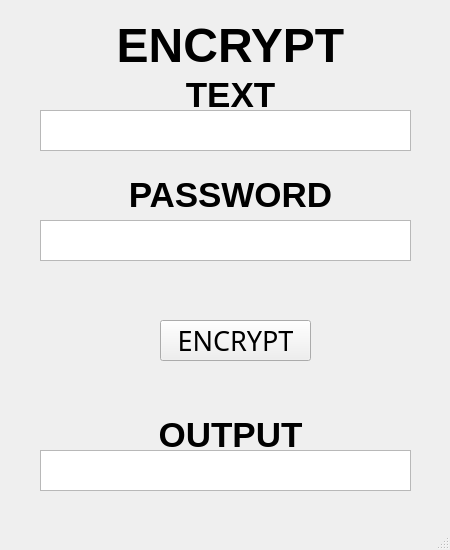
<?xml version="1.0" encoding="UTF-8"?>
<ui version="4.0">
 <class>MainWindow</class>
 <widget class="QMainWindow" name="MainWindow">
  <property name="geometry">
   <rect>
    <x>0</x>
    <y>0</y>
    <width>450</width>
    <height>550</height>
   </rect>
  </property>
  <property name="maximumSize">
   <size>
    <width>450</width>
    <height>550</height>
   </size>
  </property>
  <property name="windowTitle">
   <string>Encrypt</string>
  </property>
  <widget class="QWidget" name="centralwidget">
   <widget class="QTextEdit" name="enctext">
    <property name="geometry">
     <rect>
      <x>40</x>
      <y>110</y>
      <width>371</width>
      <height>41</height>
     </rect>
    </property>
   </widget>
   <widget class="QLabel" name="a4">
    <property name="geometry">
     <rect>
      <x>100</x>
      <y>60</y>
      <width>261</width>
      <height>71</height>
     </rect>
    </property>
    <property name="layoutDirection">
     <enum>Qt::LeftToRight</enum>
    </property>
    <property name="styleSheet">
     <string notr="true">font: 8pt &quot;Acme&quot;;</string>
    </property>
    <property name="text">
     <string>&lt;html&gt;&lt;head/&gt;&lt;body&gt;&lt;p align=&quot;center&quot;&gt;&lt;span style=&quot; font-size:26pt; font-weight:600;&quot;&gt;TEXT&lt;/span&gt;&lt;/p&gt;&lt;/body&gt;&lt;/html&gt;</string>
    </property>
   </widget>
   <widget class="QLabel" name="a6">
    <property name="geometry">
     <rect>
      <x>100</x>
      <y>400</y>
      <width>261</width>
      <height>71</height>
     </rect>
    </property>
    <property name="layoutDirection">
     <enum>Qt::LeftToRight</enum>
    </property>
    <property name="styleSheet">
     <string notr="true">font: 8pt &quot;Acme&quot;;</string>
    </property>
    <property name="text">
     <string>&lt;html&gt;&lt;head/&gt;&lt;body&gt;&lt;p align=&quot;center&quot;&gt;&lt;span style=&quot; font-size:26pt; font-weight:600;&quot;&gt;OUTPUT&lt;/span&gt;&lt;/p&gt;&lt;/body&gt;&lt;/html&gt;</string>
    </property>
   </widget>
   <widget class="QTextEdit" name="encpass">
    <property name="geometry">
     <rect>
      <x>40</x>
      <y>220</y>
      <width>371</width>
      <height>41</height>
     </rect>
    </property>
   </widget>
   <widget class="QTextEdit" name="encoutput">
    <property name="geometry">
     <rect>
      <x>40</x>
      <y>450</y>
      <width>371</width>
      <height>41</height>
     </rect>
    </property>
   </widget>
   <widget class="QLabel" name="enc">
    <property name="geometry">
     <rect>
      <x>100</x>
      <y>10</y>
      <width>261</width>
      <height>71</height>
     </rect>
    </property>
    <property name="layoutDirection">
     <enum>Qt::LeftToRight</enum>
    </property>
    <property name="styleSheet">
     <string notr="true">font: 8pt &quot;Acme&quot;;</string>
    </property>
    <property name="text">
     <string>&lt;html&gt;&lt;head/&gt;&lt;body&gt;&lt;p align=&quot;center&quot;&gt;&lt;span style=&quot; font-size:36pt; font-weight:600;&quot;&gt;ENCRYPT&lt;/span&gt;&lt;/p&gt;&lt;/body&gt;&lt;/html&gt;</string>
    </property>
   </widget>
   <widget class="QLabel" name="a5">
    <property name="geometry">
     <rect>
      <x>100</x>
      <y>160</y>
      <width>261</width>
      <height>71</height>
     </rect>
    </property>
    <property name="layoutDirection">
     <enum>Qt::LeftToRight</enum>
    </property>
    <property name="styleSheet">
     <string notr="true">font: 8pt &quot;Acme&quot;;</string>
    </property>
    <property name="text">
     <string>&lt;html&gt;&lt;head/&gt;&lt;body&gt;&lt;p align=&quot;center&quot;&gt;&lt;span style=&quot; font-size:26pt; font-weight:600;&quot;&gt;PASSWORD&lt;/span&gt;&lt;/p&gt;&lt;/body&gt;&lt;/html&gt;</string>
    </property>
   </widget>
   <widget class="QPushButton" name="enccon">
    <property name="geometry">
     <rect>
      <x>160</x>
      <y>320</y>
      <width>151</width>
      <height>41</height>
     </rect>
    </property>
    <property name="font">
     <font>
      <family>Acme</family>
      <pointsize>20</pointsize>
     </font>
    </property>
    <property name="text">
     <string>ENCRYPT</string>
    </property>
   </widget>
   <zorder>a4</zorder>
   <zorder>a6</zorder>
   <zorder>encpass</zorder>
   <zorder>encoutput</zorder>
   <zorder>enc</zorder>
   <zorder>a5</zorder>
   <zorder>enccon</zorder>
   <zorder>enctext</zorder>
  </widget>
  <widget class="QMenuBar" name="menubar">
   <property name="geometry">
    <rect>
     <x>0</x>
     <y>0</y>
     <width>450</width>
     <height>21</height>
    </rect>
   </property>
  </widget>
  <widget class="QStatusBar" name="statusbar"/>
 </widget>
 <resources/>
 <connections/>
</ui>
